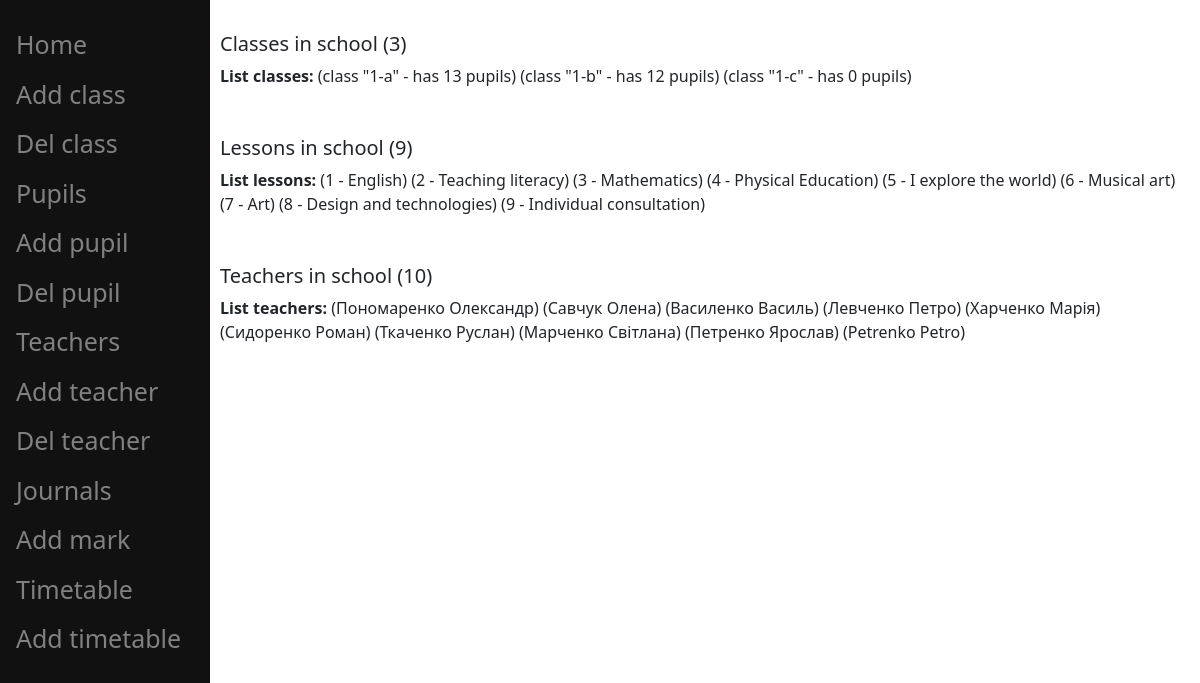
The page / on the database its author committed.
### app/models.py (models this page shows)
class Classes(models.Model):
    class_name = models.CharField(max_length=10)

class Lessons(models.Model):
    lesson_name = models.CharField(max_length=50)

class Teachers(models.Model):
    first_name_teacher = models.CharField(max_length=50)
    second_name_teacher = models.CharField(max_length=50)
    teachers_lesson = models.ForeignKey(Lessons, on_delete=models.CASCADE)
    teachers_class = models.ForeignKey(Classes, on_delete=models.CASCADE)

### app/views.py (the view)
# urls.py: path('', views.home, name='home'),
def home(request):
    classes = models.Classes.objects.all()
    classes_related = classes.prefetch_related('pupils_set').all()
    lessons = models.Lessons.objects.all()
    pupils = models.Pupils.objects.all().prefetch_related('current_class').all()
    uniq_teachers = models.Teachers.objects.values('second_name_teacher', 'first_name_teacher').distinct()
    data = {'classes': classes, 'lessons': lessons, 'teachers': uniq_teachers,
            'pupils': pupils, 'classes_related': classes_related}
    return render(request, 'app/home.html', data)

### templates/app/home.html (shortened to what this page needs)
{% extends 'app/layout.html' %}
{% block content %}
    <div>
        <div>
            <h5>Classes in school ({{ classes|length }})</h5>
            <b>List classes:</b>
            {% for itm in classes_related %}
                (class "{{ itm.class_name }}" - has {{ itm.pupils_set.all|length }} pupils)
            {% endfor %}
        </div>
        <div class="mt-5">
            <h5>Lessons in school ({{ lessons|length }})</h5>
            <b>List lessons:</b>
            {% for itm in lessons %}
                ({{ forloop.counter }} - {{ itm.lesson_name }})
            {% endfor %}
        </div>
        <div class="mt-5">
            <h5>Teachers in school ({{ teachers|length }})</h5>
            <b>List teachers:</b>
            {% for itm in teachers %}
                ({{ itm.second_name_teacher }} {{ itm.first_name_teacher }})
            {% endfor %}
        </div>
    </div>
{% endblock %}

### templates/app/layout.html (shortened to what this page needs)
{% load static %}
<!DOCTYPE html>
<html lang="en">
<head>
    <link href="https://cdn.jsdelivr.net/npm/bootstrap@5.0.2/dist/css/bootstrap.min.css" rel="stylesheet"
>
    <link rel="stylesheet" href="{% static "app/css/layout.css" %}">
</head>
<body>
<div class="sidenav">
    <a href="{% url 'app:home' %}">Home</a>
    <a href="{% url 'app:add_class' %}">Add class</a>
    <a href="{% url 'app:delete_class' %}">Del class</a>
    <a href="{% url 'app:filter_pupils' %}">Pupils</a>
    <a href="{% url 'app:add_pupil' %}">Add pupil</a>
    <a href="{% url 'app:delete_pupil' %}">Del pupil</a>
    <a href="{% url 'app:filter_teachers' %}">Teachers</a>
    <a href="{% url 'app:add_teacher' %}">Add teacher</a>
    <a href="{% url 'app:delete_teacher' %}">Del teacher</a>
    <a href="{% url 'app:classes_journals' %}">Journals</a>
    <a href="{% url 'app:add_mark' %}">Add mark</a>
    <a href="{% url 'app:timetable' %}">Timetable</a>
    <a href="{% url 'app:add_timetable' %}">Add timetable</a>
</div>
<div class="container w-50 p-3">
</div>
<div class="main">
    {% block content %}{% endblock %}
</div>
</body>
</html>

### static/app/css/layout.css (style rules this page uses)
.sidenav { height: 100%; width: 210px; position: fixed; z-index: 1; top: 0; left: 0; background-color: #111; overflow-x: hidden; padding-top: 20px; }
.sidenav a { padding: 6px 8px 6px 16px; text-decoration: none; font-size: 25px; color: #818181; display: block; }
.main { margin-left: 210px; padding: 0px 10px; }

### rows shown on the page
Classes: class_name "1-a", pupils_set.all|length "13"
Classes: class_name "1-b", pupils_set.all|length "12"
Classes: class_name "1-c", pupils_set.all|length "0"
Lessons: lesson_name "English"
Lessons: lesson_name "Teaching literacy"
Lessons: lesson_name "Mathematics"
Lessons: lesson_name "Physical Education"
Lessons: lesson_name "I explore the world"
Lessons: lesson_name "Musical art"
Lessons: lesson_name "Art"
Lessons: lesson_name "Design and technologies"
Lessons: lesson_name "Individual consultation"
Teachers: second_name_teacher "Petrenko", first_name_teacher "Petro"

### other values the page prints
{{ classes|length }} "3"
{{ lessons|length }} "9"
{{ teachers|length }} "10"
{{ itm.second_name_teacher }} "Пономаренко" "Савчук" "Василенко" "Левченко" "Харченко" "Сидоренко" "Ткаченко" "Марченко" "Петренко"
{{ itm.first_name_teacher }} "Олександр" "Олена" "Василь" "Петро" "Марія" "Роман" "Руслан" "Світлана" "Ярослав"
